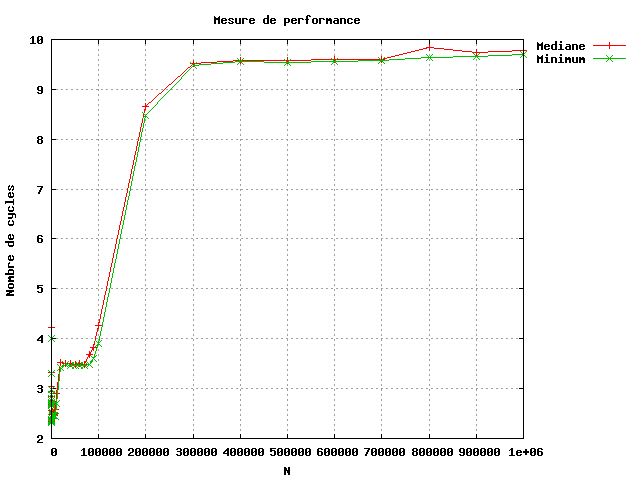

gnuplot code for this plot:
set terminal png medium
set output 'test.png'
set title 'Mesure de performance'
set xlabel 'N'
set ylabel 'Nombre de cycles'
set key on outside
set grid ytics xtics mxtics
plot 'test.data'using 1:3 with linespoints title 'Mediane', 	'test.data'using 1:4 with linespoints title 'Minimum'
